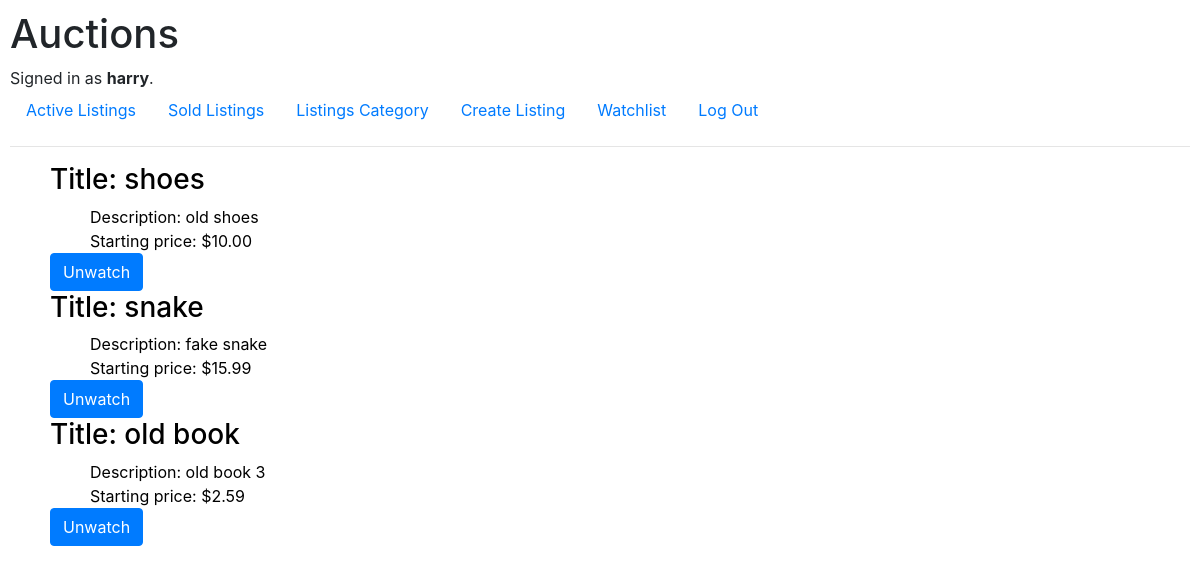
Before: /watchlist (signed in) with the older database file.
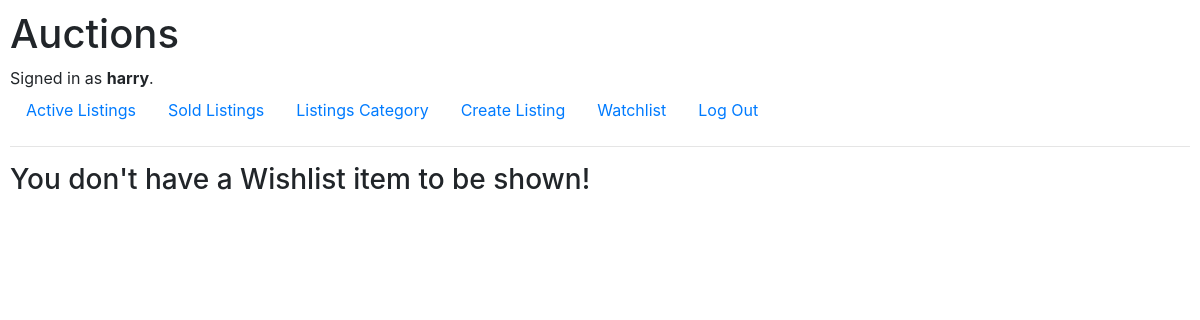
After: the same page with the newer database file.
### auctions/models.py (models this page shows, shortened)
class User(AbstractUser):
    pass

class Watchlist(models.Model):
    listing = models.ForeignKey(Listing, on_delete=models.CASCADE, related_name="watchedlisting")
    username = models.ForeignKey(User, on_delete=models.CASCADE, related_name="watching")

class Listing(models.Model):
    title = models.CharField(max_length=100)
    description = models.CharField(max_length=1000)
    price = models.DecimalField(max_digits=10, decimal_places=2)
    category = models.CharField(max_length=64)
    username = models.ForeignKey(User, on_delete=models.CASCADE, related_name="owner")
    img = models.ImageField(upload_to="auctions/uploads/images", blank=True, null=True, default=None)
    active = models.BooleanField(default=True)

### auctions/views.py (the view, shortened to what this page needs)
# urls.py: path("watchlist", views.watchlist, name="watchlist"),
def watchlist(request):
    return render(request, "auctions/watchlist.html", {
        "watch": Watchlist.objects.all().filter(username=request.user)
    })

### auctions/templates/auctions/watchlist.html (shortened to what this page needs)
{% extends "auctions/layout.html" %}
{% block body %}
    {% if watch %}
        <ul style="list-style-type: none;">
            {% for item in watch %}
            <div>
                <li>
                    <a href="{% url 'listing_page' item.listing.pk %}" style="text-decoration: none; color: black;">
                        <h3>Title: {{ item.listing.title }}</h3>
                        <ul style="list-style-type: none;">
                            <li>Description: {{ item.listing.description }}</li>
                            <li>Starting price: ${{ item.listing.price }}</li>
                        </ul>
                    </a>
                    <form style="display: inline-block;" action="{% url 'watchlist' %}" method="post">
                        <button type="submit" class="btn btn-primary" >Unwatch</button>
                    </form>
                </li>
            </div>
            {% endfor %}
        </ul>
    {% else %}
        <h3>You don't have a Wishlist item to be shown!</h3>
    {% endif %}
{% endblock %}

### auctions/templates/auctions/layout.html (shortened to what this page needs)
{% load static %}
<!DOCTYPE html>
<html lang="en">
    <head>
        <link rel="stylesheet" href="https://stackpath.bootstrapcdn.com/bootstrap/4.4.1/css/bootstrap.min.css">
        <link href="{% static 'auctions/styles.css' %}" rel="stylesheet">
    </head>
    <body>
        <h1>Auctions</h1>
        <div>
            {% if user.is_authenticated %}
                Signed in as <strong>{{ user.username }}</strong>.
            {% else %}
                Not signed in.
            {% endif %}
        </div>
        <ul class="nav">
            <li class="nav-item">
                <a class="nav-link" href="{% url 'index' %}">Active Listings</a>
            </li>
            <li class="nav-item">
                <a class="nav-link" href="{% url 'index_sold' %}">Sold Listings</a>
            </li>
            <li class="nav-item">
                <a class="nav-link" href="{% url 'index_category' %}">Listings Category</a>
            </li>
            {% if user.is_authenticated %}
                <li class="nav-item">
                    <a class="nav-link" href="{% url 'create_listing' %}">Create Listing</a>
                </li>
                <li class="nav-item">
                    <a class="nav-link" href="{% url 'watchlist' %}">Watchlist</a>
                </li>
                <li class="nav-item">
                    <a class="nav-link" href="{% url 'logout' %}">Log Out</a>
                </li>
            {% endif %}
        </ul>
        <hr>
        {% block body %}
        {% endblock %}
    </body>
</html>

### auctions/static/auctions/styles.css (style rules this page uses)
body { padding: 10px; }

Changed rows visible on the page:
removed Watchlist: listing "shoes", listing.description "old shoes", listing.price "10.00"
removed Watchlist: listing "snake", listing.description "fake snake", listing.price "15.99"
removed Watchlist: listing "old book", listing.description "old book 3", listing.price "2.59"
Other visible differences:
text now shown: "You don't have a Wishlist item to be shown!"
